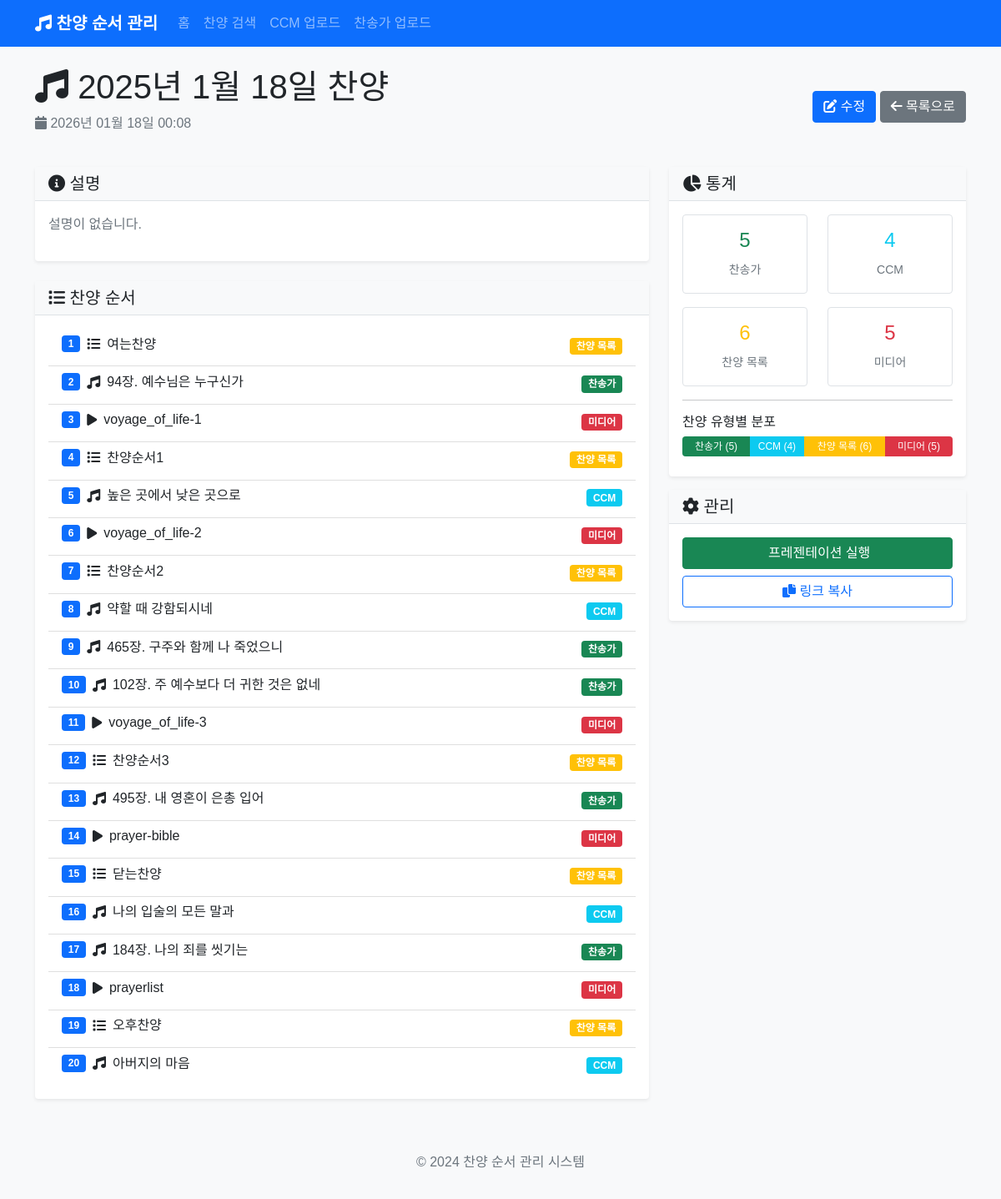
/post/18, run on an earlier commit of the app's database.
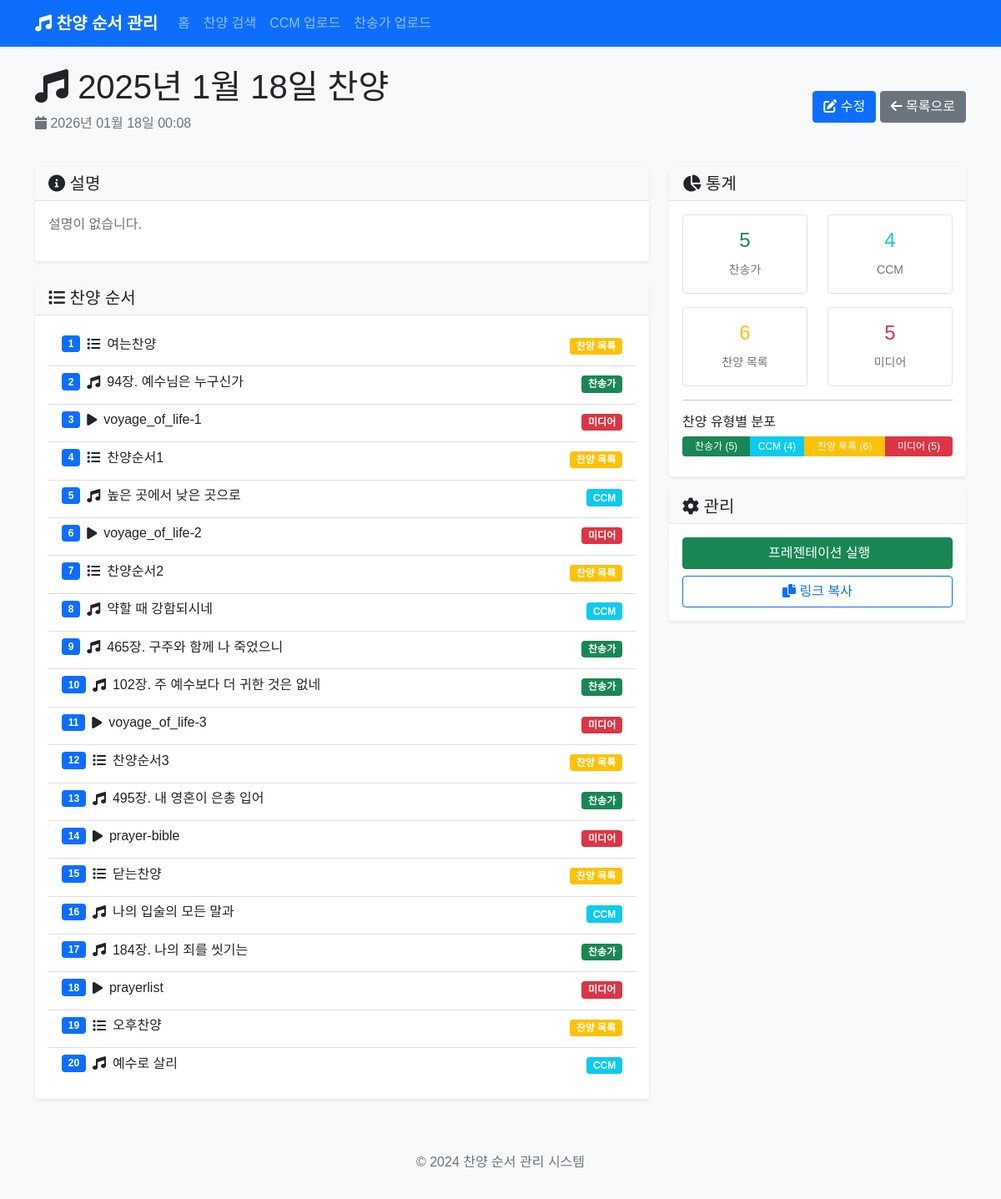
And on a later commit of the database.
### app.py (models this page shows)
class PraisePost(db.Model):
    id = db.Column(db.Integer, primary_key=True)
    title = db.Column(db.String(200), nullable=False)
    content = db.Column(db.Text, nullable=False)
    created_at = db.Column(db.DateTime, default=datetime.utcnow)
    songs = db.relationship('Song', backref='praise_post', lazy=True, cascade='all, delete-orphan')
    background_image = db.Column(db.String(500))  # 전체 배경 이미지
    parallax_image = db.Column(db.String(500))  # 패럴랙스 배경 이미지

class Song(db.Model):
    id = db.Column(db.Integer, primary_key=True)
    title = db.Column(db.String(200), nullable=False)
    song_type = db.Column(db.String(50), nullable=False)  # 'hymn', 'ccm', 'section', 'media'
    hymn_number = db.Column(db.String(10))  # 찬송가 번호
    lyrics = db.Column(db.Text)  # 가사
    order = db.Column(db.Integer, nullable=False)
    praise_post_id = db.Column(db.Integer, db.ForeignKey('praise_post.id'), nullable=False)
    section_title = db.Column(db.String(200))  # 섹션 제목 (예: 찬양순서1)
    media_type = db.Column(db.String(50))  # 'image', 'video'
    media_url = db.Column(db.String(500))  # 미디어 파일 경로
    background_image = db.Column(db.String(500))  # 배경 이미지

### app.py (the view)
@app.route('/post/<int:post_id>')
def view_post(post_id):
    post = PraisePost.query.get_or_404(post_id)
    return render_template('view_post.html', post=post)

### templates/view_post.html (shortened to what this page needs)
{% extends "base.html" %}
{% block content %}
<div class="row">
    <div class="col-12">
        <div class="d-flex justify-content-between align-items-center mb-4">
            <div>
                <h1><i class="fas fa-music"></i> {{ post.title }}</h1>
                <p class="text-muted">
                    <i class="fas fa-calendar"></i> {{ post.created_at.strftime('%Y년 %m월 %d일 %H:%M') }}
                </p>
            </div>
            <div>
                <a href="{{ url_for('edit_post', post_id=post.id) }}" class="btn btn-primary">
                    <i class="fas fa-edit"></i> 수정
                </a>
                <a href="{{ url_for('index') }}" class="btn btn-secondary">
                    <i class="fas fa-arrow-left"></i> 목록으로
                </a>
            </div>
        </div>
    </div>
</div>
<div class="row">
    <div class="col-md-8">
        <div class="card mb-4">
            <div class="card-header">
                <h5 class="mb-0"><i class="fas fa-info-circle"></i> 설명</h5>
            </div>
            <div class="card-body">
                {% if post.content %}
                    <p>{{ post.content }}</p>
                {% else %}
                    <p class="text-muted">설명이 없습니다.</p>
                {% endif %}
            </div>
        </div>
        <div class="card">
            <div class="card-header">
                <h5 class="mb-0"><i class="fas fa-list"></i> 찬양 순서</h5>
            </div>
            <div class="card-body">
                {% if post.songs %}
                    <div class="list-group">
                        {% for song in post.songs %}
                        <div class="list-group-item">
                            <div class="d-flex justify-content-between align-items-start">
                                <div class="flex-grow-1">
                                    <div class="d-flex align-items-center mb-2">
                                        <span class="badge bg-primary me-2">{{ loop.index }}</span>
                                        {% if song.song_type == 'hymn' %}
                                            <i class="fas fa-music me-2"></i>
                                        {% elif song.song_type == 'ccm' %}
                                            <i class="fas fa-music me-2"></i>
                                        {% elif song.song_type == 'section' %}
                                            <i class="fas fa-list me-2"></i>
                                        {% elif song.song_type == 'media' %}
                                            <i class="fas fa-play me-2"></i>
                                        {% else %}
                                            <i class="fas fa-music me-2"></i>
                                        {% endif %}
                                        <h6 class="mb-0">
                                            {% if song.song_type == 'hymn' %}
                                                {{ song.hymn_number }}장. {{ song.title }}
                                            {% else %}
                                                {{ song.title }}
                                            {% endif %}
                                        </h6>
                                    </div>
                                </div>
                                <div class="ms-3">
                                    {% if song.song_type == 'hymn' %}
                                        <span class="badge bg-success">찬송가</span>
                                    {% elif song.song_type == 'ccm' %}
                                        <span class="badge bg-info">CCM</span>
                                    {% elif song.song_type == 'section' %}
                                        <span class="badge bg-warning">찬양 목록</span>
                                    {% elif song.song_type == 'media' %}
                                        <span class="badge bg-danger">미디어</span>
                                    {% else %}
                                        <span class="badge bg-secondary">기타</span>
                                    {% endif %}
                                </div>
                            </div>
                        </div>
                        {% endfor %}
                    </div>
                {% else %}
                    <p class="text-muted">등록된 찬양이 없습니다.</p>
                {% endif %}
            </div>
        </div>
    </div>
    <div class="col-md-4">
        <div class="card">
            <div class="card-header">
                <h5 class="mb-0"><i class="fas fa-chart-pie"></i> 통계</h5>
            </div>
            <div class="card-body">
                <div class="row text-center">
                    <div class="col-6 mb-3">
                        <div class="border rounded p-3">
                            <h4 class="text-success">{{ post.songs|selectattr('song_type', 'equalto', 'hymn')|list|length }}</h4>
                            <small class="text-muted">찬송가</small>
                        </div>
                    </div>
                    <div class="col-6 mb-3">
                        <div class="border rounded p-3">
                            <h4 class="text-info">{{ post.songs|selectattr('song_type', 'equalto', 'ccm')|list|length }}</h4>
                            <small class="text-muted">CCM</small>
                        </div>
                    </div>
                    <div class="col-6">
                        <div class="border rounded p-3">
                            <h4 class="text-warning">{{ post.songs|selectattr('song_type', 'equalto', 'section')|list|length }}</h4>
                            <small class="text-muted">찬양 목록</small>
                        </div>
                    </div>
                    <div class="col-6">
                        <div class="border rounded p-3">
                            <h4 class="text-danger">{{ post.songs|selectattr('song_type', 'equalto', 'media')|list|length }}</h4>
                            <small class="text-muted">미디어</small>
                        </div>
                    </div>
                </div>
                <hr>
                <div class="mt-3">
                    <h6>찬양 유형별 분포</h6>
                    <div class="progress mb-2">
                        {% set hymn_count = post.songs|selectattr('song_type', 'equalto', 'hymn')|list|length %}
                        {% set ccm_count = post.songs|selectattr('song_type', 'equalto', 'ccm')|list|length %}
                        {% set section_count = post.songs|selectattr('song_type', 'equalto', 'section')|list|length %}
                        {% set media_count = post.songs|selectattr('song_type', 'equalto', 'media')|list|length %}
                        {% set total = post.songs|length %}
                        {% if total > 0 %}
                            {% if hymn_count > 0 %}
                                <div class="progress-bar bg-success" style="width: {{ (hymn_count / total * 100)|round(1) }}%">
                                    찬송가 ({{ hymn_count }})
                                </div>
                            {% endif %}
                            {% if ccm_count > 0 %}
                                <div class="progress-bar bg-info" style="width: {{ (ccm_count / total * 100)|round(1) }}%">
                                    CCM ({{ ccm_count }})
                                </div>
                            {% endif %}
                            {% if section_count > 0 %}
                                <div class="progress-bar bg-warning" style="width: {{ (section_count / total * 100)|round(1) }}%">
                                    찬양 목록 ({{ section_count }})
                                </div>
                            {% endif %}
                            {% if media_count > 0 %}
                                <div class="progress-bar bg-danger" style="width: {{ (media_count / total * 100)|round(1) }}%">
                                    미디어 ({{ media_count }})
                                </div>
                            {% endif %}
                        {% endif %}
                    </div>
                </div>
            </div>
        </div>
        <div class="card mt-3">
            <div class="card-header">
                <h5 class="mb-0"><i class="fas fa-cog"></i> 관리</h5>
            </div>
            <div class="card-body">
                <div class="d-grid gap-2">
                    <a href="{{ url_for('presentation', post_id=post.id) }}" class="btn btn-success" target="_blank">
                         프레젠테이션 실행
                    </a>
                    <button class="btn btn-outline-primary" onclick="copyToClipboard()">
                        <i class="fas fa-copy"></i> 링크 복사
                    </button>
                </div>
            </div>
        </div>
    </div>
</div>
{% endblock %}

### templates/base.html (shortened to what this page needs)
<!DOCTYPE html>
<html lang="ko">
<head>
    <link href="https://cdn.jsdelivr.net/npm/bootstrap@5.1.3/dist/css/bootstrap.min.css" rel="stylesheet">
    <link href="https://cdnjs.cloudflare.com/ajax/libs/font-awesome/6.0.0/css/all.min.css" rel="stylesheet">
    <link href="{{ url_for('static', filename='css/style.css') }}" rel="stylesheet">
</head>
<body>
    <nav class="navbar navbar-expand-lg navbar-dark bg-primary">
        <div class="container">
            <a class="navbar-brand" href="{{ url_for('index') }}">
                <i class="fas fa-music"></i> 찬양 순서 관리
            </a>
            <div class="collapse navbar-collapse" id="navbarNav">
                <ul class="navbar-nav me-auto">
                    <li class="nav-item">
                        <a class="nav-link" href="{{ url_for('index') }}">홈</a>
                    </li>
                    <li class="nav-item">
                        <a class="nav-link" href="{{ url_for('search') }}">찬양 검색</a>
                    </li>
                    <li class="nav-item">
                        <a class="nav-link" href="{{ url_for('upload_ccm') }}">CCM 업로드</a>
                    </li>
                    <li class="nav-item">
                        <a class="nav-link" href="{{ url_for('upload_hymn') }}">찬송가 업로드</a>
                    </li>
                </ul>
            </div>
        </div>
    </nav>
    <main class="container mt-4">
        {% block content %}{% endblock %}
    </main>
    <footer class="bg-light text-center text-muted py-3 mt-5">
        <div class="container">
            <p>&copy; 2024 찬양 순서 관리 시스템</p>
        </div>
    </footer>
</body>
</html>

### static/css/style.css (style rules this page uses)
body { font-family: 'Noto Sans KR', sans-serif; background-color: #f8f9fa; }
.navbar-brand { font-weight: bold; }
.card { border: none; box-shadow: 0 0.125rem 0.25rem rgba(0, 0, 0, 0.075); transition: box-shadow 0.15s ease-in-out; }
.card-header { background-color: #f8f9fa; border-bottom: 1px solid #dee2e6; font-weight: 600; }
.list-group-item { border-left: none; border-right: none; border-radius: 0 !important; }
.list-group-item:first-child { border-top: none; }
.list-group-item:last-child { border-bottom: none; }
.badge { font-size: 0.75em; }
.progress { height: 1.5rem; }
.progress-bar { font-size: 0.75rem; line-height: 1.5rem; }
.btn { transition: all 0.15s ease-in-out; }

What changed in the data, as far as the page shows it:
removed Song: song_type "ccm" (drawn), title "아버지의 마음"
added Song: song_type "ccm" (drawn), title "예수로 살리"
